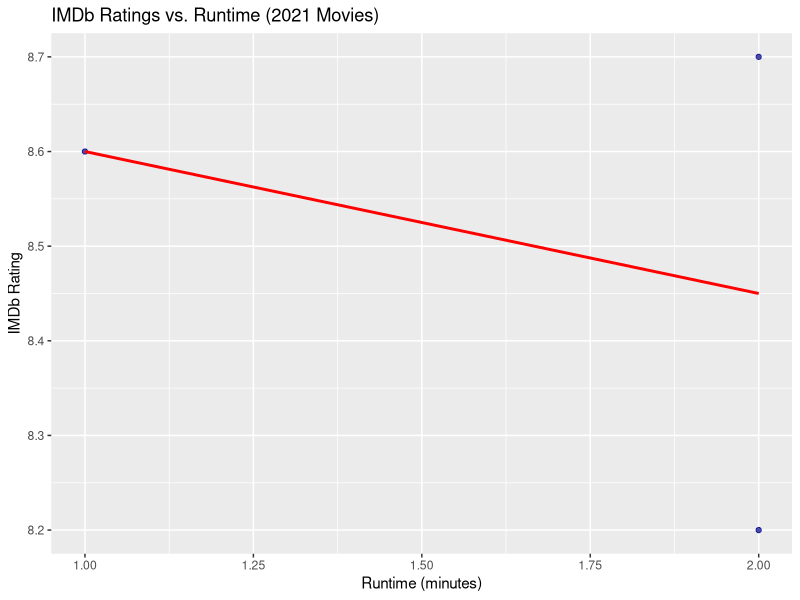
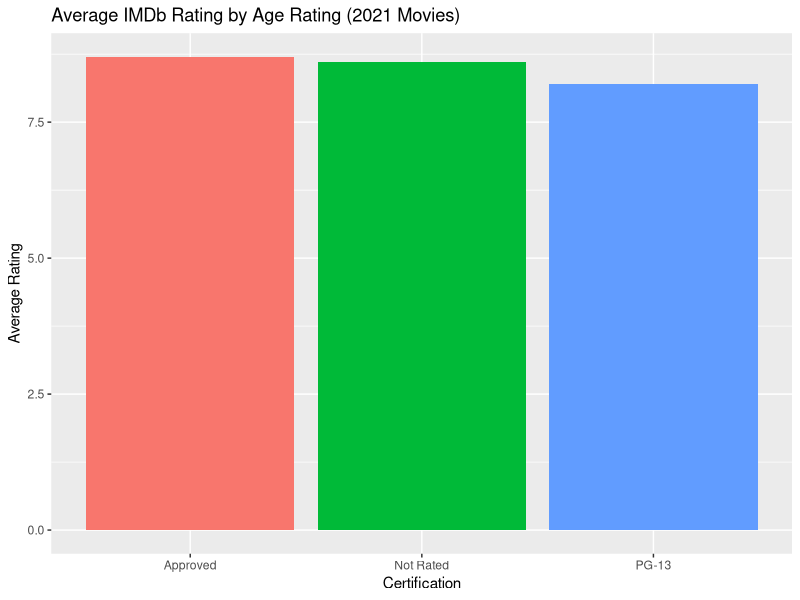

Write R code to recreate these figures, in order.
library(dplyr)
library(ggplot2)
library(readr)
library(stringr)
library(tidyr)

# Load IMDb dataset
imdb_data <- read_csv("IMDB_processed_data.csv")

# Filter for movies released in 2021
movie_df <- imdb_data %>%
  filter(Release == 2021) %>%
  select(Title, Release, Runtime, Rated, Ratings, Rank)

# Clean columns
movie_df <- movie_df %>%
  mutate(
    Runtime = parse_number(Runtime),   # "120 min" → 120
    Ratings = as.numeric(Ratings)
  )

head(movie_df)

#Graphical correlation (Scatterplot) between ratings and runtimes of 2021 movies
ggplot(movie_df, aes(x = Runtime, y = Ratings)) +
  geom_point(alpha = 0.7, color = "darkblue") +
  geom_smooth(method = "lm", color = "red", se = FALSE) +
  labs(title = "IMDb Ratings vs. Runtime (2021 Movies)",
       x = "Runtime (minutes)",
       y = "IMDb Rating")

#Bar chart: Average rating by age rating
movie_df %>%
  group_by(Rated) %>%
  summarise(avg_rating = mean(Ratings, na.rm = TRUE)) %>%
  ggplot(aes(x = Rated, y = avg_rating, fill = Rated)) +
  geom_col(show.legend = FALSE) +
  labs(title = "Average IMDb Rating by Age Rating (2021 Movies)",
       x = "Certification",
       y = "Average Rating")
